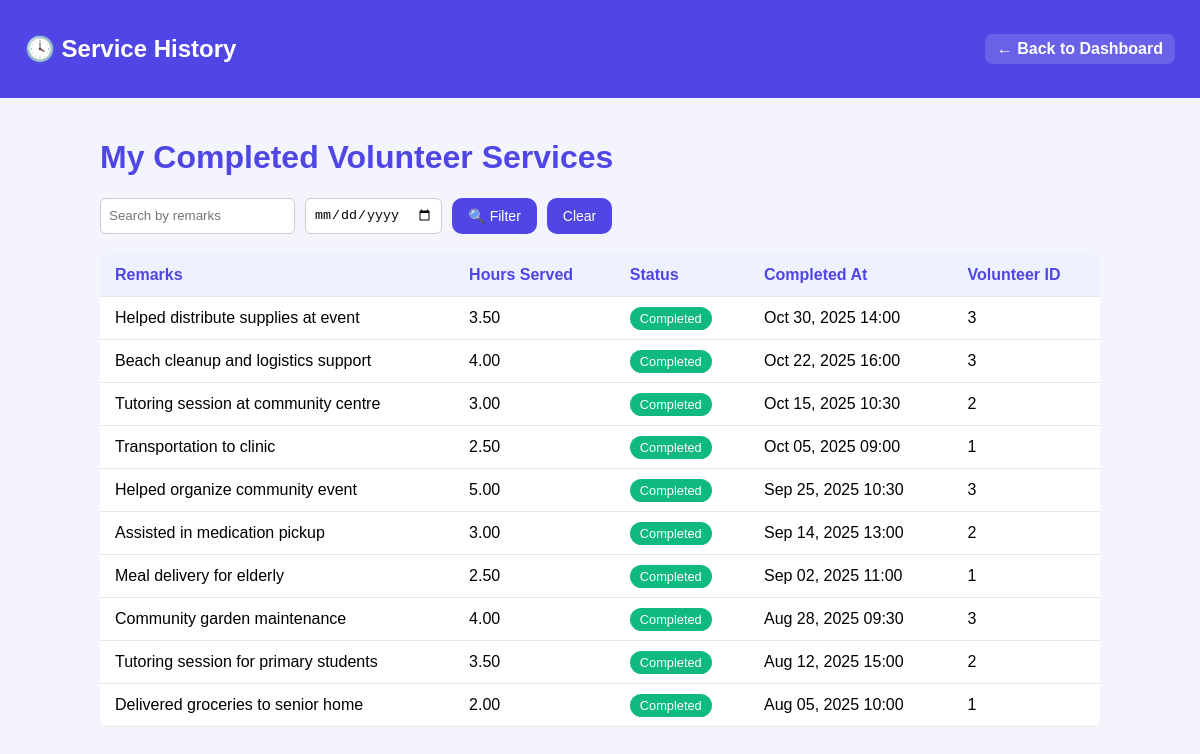
/CSIT314v3/Boundary/csr_service_history.php (signed in), run on the app's committed database.
### tables this page shows
CREATE TABLE `service_history` (
  `service_id` int(11) NOT NULL,
  `csr_id` int(11) NOT NULL,
  `request_id` int(11) NOT NULL,
  `volunteer_id` int(11) DEFAULT NULL,
  `status` enum('completed','cancelled') DEFAULT 'completed',
  `completed_at` datetime DEFAULT current_timestamp(),
  `hours_served` decimal(5,2) DEFAULT NULL,
  `remarks` varchar(255) DEFAULT NULL
);

### CSIT314v3/Entity/serviceHistoryEntity.php (called while the page is built, shortened)
<?php
final class serviceHistoryEntity {
    private PDO $pdo;
    public function __construct(
        string $host = '127.0.0.1',
        string $db   = 'csit314',
        string $user = 'root',
        string $pass = ''
    ) {
        $dsn = "mysql:host={$host};dbname={$db};charset=utf8mb4";
        $this->pdo = new PDO($dsn, $user, $pass, [
            PDO::ATTR_ERRMODE => PDO::ERRMODE_EXCEPTION,
            PDO::ATTR_DEFAULT_FETCH_MODE => PDO::FETCH_ASSOC,
        ]);
    }
    public function searchHistory(int $csrId, ?string $keyword = '', ?string $startDate = '', ?string $endDate = ''): array
    {
        $csrId = 26;
        $sql = "
            SELECT
                service_id,
                csr_id,
                request_id,
                volunteer_id,
                status,
                completed_at,
                hours_served,
                remarks
            FROM service_history
            WHERE csr_id = :csrId
            AND status = 'completed'
        ";
        $params = [':csrId' => $csrId];
        $isValidDate = static function (?string $d): bool {
            if (!$d) return false;
            $dt = \DateTime::createFromFormat('Y-m-d', $d);
            return $dt && $dt->format('Y-m-d') === $d;
        };
        $hasStart = $isValidDate($startDate);
        $sql .= " ORDER BY completed_at DESC";
        $stmt = $this->pdo->prepare($sql);
        $stmt->execute($params);
        return $stmt->fetchAll();
    }
}
?>

### CSIT314v3/Controller/CSRSearchHistoryController.php (called while the page is built, shortened)
<?php
require_once __DIR__ . '/../Entity/serviceHistoryEntity.php';
final class CSRSearchHistoryController
{
    private serviceHistoryEntity $entity;
    public function __construct()
    {
        $this->entity = new serviceHistoryEntity();
    }
    public function searchHistory(int $csrId, ?string $keyword = '', ?string $startDate = '', ?string $endDate = ''): array
    {
        return $this->entity->searchHistory($csrId, $keyword, $startDate, $endDate);
    }
}

### CSIT314v3/Boundary/csr_service_history.php (the view, shortened to what this page needs)
<?php
require_once $_SERVER['DOCUMENT_ROOT'] . '/CSIT314v3/Controller/CSRSearchHistoryController.php';
function handleRequest(): void
{
    $csrId = (int)$_SESSION['user_id'];
    [$history, $keyword, $startDate] = loadHistory($csrId);
    $userName = htmlspecialchars($_SESSION['username'] ?? 'CSR Representative', ENT_QUOTES, 'UTF-8');
    renderPage($history, $keyword, $startDate, $userName);
}
function loadHistory(int $csrId): array
{
    $keyword   = trim($_GET['q'] ?? '');
    $startDate = trim($_GET['start'] ?? '');
    $endDate   = trim($_GET['end'] ?? '');
    $controller = new CSRSearchHistoryController();
    $history = $controller->searchHistory($csrId, $keyword, $startDate, $endDate);
    return [$history, $keyword, $startDate];
}
function renderPage(array $history, string $keyword, string $startDate, string $userName): void
{
    ?>
<!DOCTYPE html>
<html lang="en">
<head>
</head>
<body>
<header>
  <h2>🕓 Service History</h2>
  <a href="csr_dashboard.php">← Back to Dashboard</a>
</header>
<div class="container">
  <h1>My Completed Volunteer Services</h1>
  <form method="get">
    <input type="text" name="q" placeholder="Search by remarks" value="<?= htmlspecialchars($keyword, ENT_QUOTES, 'UTF-8') ?>">
    <input type="date" name="start" value="<?= htmlspecialchars($startDate, ENT_QUOTES, 'UTF-8') ?>">
    <button class="btn1" type="submit">🔍 Filter</button>
    <a class="btn" href="?">Clear</a>
  </form>
  <?php if (empty($history)): ?>
    <p>No completed services<?= $keyword ? ' matching "' . htmlspecialchars($keyword, ENT_QUOTES, 'UTF-8') . '"' : '' ?>.</p>
  <?php else: ?>
    <table>
      <thead>
        <tr>
          <th>Remarks</th>
          <th>Hours Served</th>
          <th>Status</th>
          <th>Completed At</th>
          <th>Volunteer ID</th>
        </tr>
      </thead>
      <tbody>
        <?php foreach ($history as $h): ?>
          <tr>
            <td><?= htmlspecialchars((string)($h['remarks'] ?? 'N/A'), ENT_QUOTES, 'UTF-8') ?></td>
            <td><?= htmlspecialchars((string)($h['hours_served'] ?? '-'), ENT_QUOTES, 'UTF-8') ?></td>
            <td>
              <span class="badge badge-<?= strtolower((string)($h['status'] ?? '')) ?>">
                <?= htmlspecialchars(ucfirst((string)($h['status'] ?? '')), ENT_QUOTES, 'UTF-8') ?>
              </span>
            </td>
            <td>
              <?php
                $completedAt = $h['completed_at'] ?? null;
                echo $completedAt
                  ? htmlspecialchars(date('M d, Y H:i', strtotime((string)$completedAt)), ENT_QUOTES, 'UTF-8')
                  : '-';
              ?>
            </td>
            <td><?= htmlspecialchars((string)($h['volunteer_id'] ?? '-'), ENT_QUOTES, 'UTF-8') ?></td>
          </tr>
        <?php endforeach; ?>
      </tbody>
    </table>
  <?php endif; ?>
</div>
</body>
</html>
<?php
}
handleRequest();

### CSIT314v3/Boundary/csr_service_history.php (style rules this page uses)
body { font-family: Arial, sans-serif; background: #f4f4fc; margin: 0; padding: 0; }
header { background: #4f46e5; color: white; padding: 15px 25px; display: flex; justify-content: space-between; align-items: center; }
header a { color: white; text-decoration: none; font-weight: 600; background: rgba(255,255,255,0.15); padding: 6px 12px; border-radius: 8px; }
.container { padding: 20px; max-width: 1000px; margin: auto; }
h1 { color: #4f46e5; }
form { display: flex; flex-wrap: wrap; gap: 10px; margin-bottom: 20px; }
input, button { padding: 8px; border-radius: 6px; border: 1px solid #ccc; }
button { background: #4f46e5; color: white; border: none; font-weight: 600; cursor: pointer; }
table { width: 100%; border-collapse: collapse; background: white; border-radius: 8px; overflow: hidden; }
th, td { padding: 12px 15px; border-bottom: 1px solid #e5e7eb; }
th { background: #eef2ff; color: #4f46e5; text-align: left; }
.badge { padding: 4px 10px; border-radius: 12px; color: white; font-size: 0.8rem; }
.badge-completed { background: #10b981; }
.btn { padding:10px 16px;border:0;border-radius:10px;background:#4f46e5;color:#fff;cursor:pointer;text-decoration:none;font-size:14px;font-weight: 500 }
.btn1 { padding:10px 16px;border:0;border-radius:10px;background:#4f46e5;color:#fff;cursor:pointer;text-decoration:none;font-size:14px; font-weight: 500 }

### data on the page
service_history: remarks "Helped distribute supplies at event", hours_served "3.50", status "Completed", completed_at "Oct 30, 2025 14:00", volunteer "3"
service_history: remarks "Beach cleanup and logistics support", hours_served "4.00", status "Completed", completed_at "Oct 22, 2025 16:00", volunteer "3"
service_history: remarks "Tutoring session at community centre", hours_served "3.00", status "Completed", completed_at "Oct 15, 2025 10:30", volunteer "2"
service_history: remarks "Transportation to clinic", hours_served "2.50", status "Completed", completed_at "Oct 05, 2025 09:00", volunteer "1"
service_history: remarks "Helped organize community event", hours_served "5.00", status "Completed", completed_at "Sep 25, 2025 10:30", volunteer "3"
service_history: remarks "Assisted in medication pickup", hours_served "3.00", status "Completed", completed_at "Sep 14, 2025 13:00", volunteer "2"
service_history: remarks "Meal delivery for elderly", hours_served "2.50", status "Completed", completed_at "Sep 02, 2025 11:00", volunteer "1"
service_history: remarks "Community garden maintenance", hours_served "4.00", status "Completed", completed_at "Aug 28, 2025 09:30", volunteer "3"
service_history: remarks "Tutoring session for primary students", hours_served "3.50", status "Completed", completed_at "Aug 12, 2025 15:00", volunteer "2"
service_history: remarks "Delivered groceries to senior home", hours_served "2.00", status "Completed", completed_at "Aug 05, 2025 10:00", volunteer "1"
